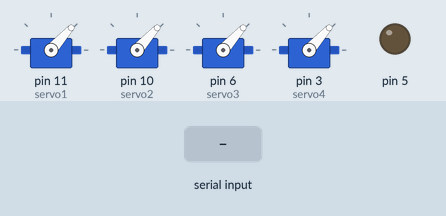
Bench run of a sketch on a simulated Arduino Uno, built with avr-gcc and run on an emulated ATmega328P. Shown: 4 × servo, output pins drawn as LEDs (lit = HIGH). Inputs (shaded band) come from the test bench.

Above: at 1.2 s.
1.3 s: "1" received over the second serial link
At 1.4 s:
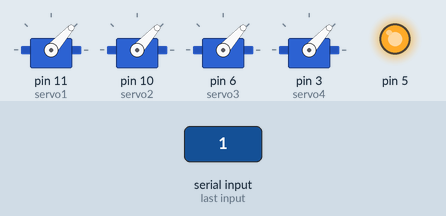
4.3 s: "0" received over the second serial link
At 6.6 s:
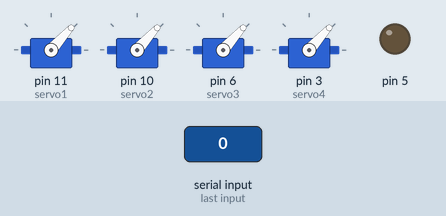
Timing chart, 0 to 8.1 s (numbered marks = the images above; inputs shaded):
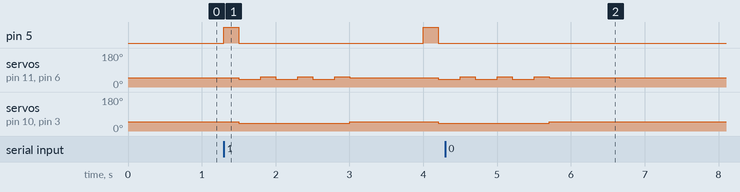

The sketch:

Robotics_P2.ino
```cpp
#include <Servo.h>
#include <SoftwareSerial.h>

//Initialise Servos Wireless and DC Motor
Servo servo1;
Servo servo2;
Servo servo3;
Servo servo4;

SoftwareSerial xbee(0, 1);

void setup() {
  xbee.begin(9600);
  Serial.begin(9600);

  servo1.attach(11);
  servo2.attach(10);
  servo3.attach(6);
  servo4.attach(3);
  pinMode(5, OUTPUT);

  //Confirm stopped
  servo1.write(48);
  servo2.write(48);
  servo3.write(48);
  servo4.write(48);
}

char message;

void loop() {

  //Get command from xbee
  if (xbee.available() > 0)
  {
    message = xbee.read();
  }


  if (message == '1') {

    //Fire blaster bolt
    analogWrite(5, 255);
    delay(200);
    analogWrite(5, 0);

    //Jiggle body, wave, and move planets
    for (int i = 0; i < 3; i++) {
      servo1.write(41);
      servo2.write(41);
      servo3.write(41);
      servo4.write(41);

      delay(300);

      servo1.write(55);
      servo3.write(55);

      delay(200);
    }

    //Rest State
    servo1.write(48);
    servo2.write(48);
    servo3.write(48);
    servo4.write(48);

    delay(1000);
  }
}
```

Measured:
- after the input at 1.3 s, pin 5: alternates HIGH for 0.20 s and LOW for 2.5 s, starting at once; servo on pin 11 (servo1): 48° → 41° after 0.20 s, → 55° 0.30 s later, → 41° 0.20 s later, → 55° 0.30 s later, … (8 changes in this stretch)
- after the input at 4.3 s, pin 5: stops changing and stays LOW; servo on pin 11 (servo1), servo on pin 10 (servo2), servo on pin 6 (servo3), servo on pin 3 (servo4): goes on until 5.7 s, then stays 48°
